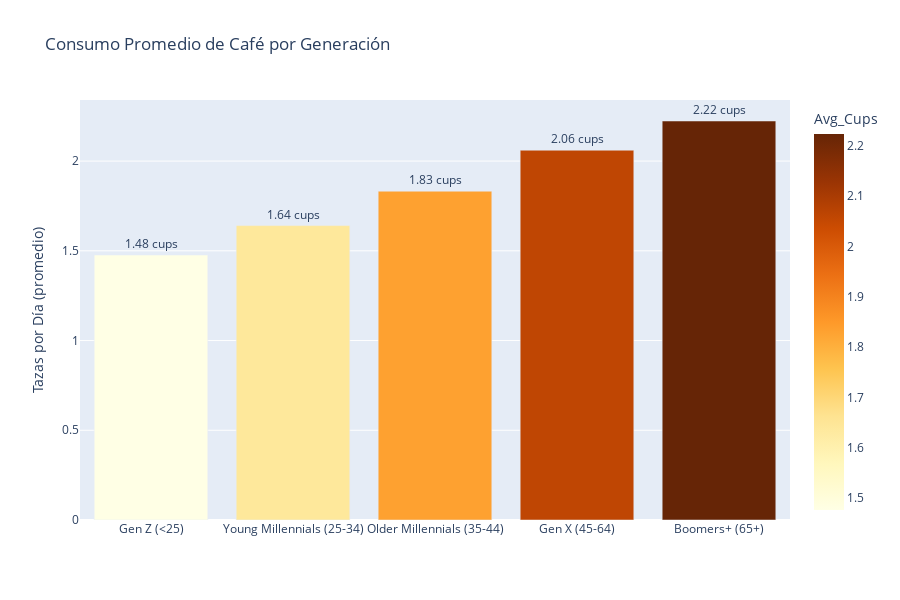

Notebook code for this chart:
### Code cell
# Visualizar 

fig = px.bar(
  avg_consumption,
  x='Generation',
  y='Avg_Cups',
  title='Consumo Promedio de Café por Generación',
  text='Avg_Cups',
  color='Avg_Cups',
  color_continuous_scale='YlOrBr',
  hover_data=['Sample_Size']
)

fig.update_traces(texttemplate='%{text:.2f} cups', textposition='outside')
fig.update_layout(
  xaxis_title = "",
  yaxis_title = "Tazas por Día (promedio)",
  showlegend=False,
  height=600
)

fig.show()

### Figure 1 — Plotly figure (JSON) as saved in the notebook; plotly's stock layout.template omitted (floating-point values rounded to 4 significant figures)
{"data": [{"customdata": [[466], [1956], [948], [478], [94]], "hovertemplate": "Generation=%{x}<br>Avg_Cups=%{marker.color}<br>Sample_Size=%{customdata[0]}<extra></extra>", "legendgroup": "", "marker": {"color": [1.476, 1.641, 1.832, 2.061, 2.223], "coloraxis": "coloraxis", "pattern": {"shape": ""}}, "name": "", "orientation": "v", "showlegend": false, "text": [1.476, 1.641, 1.832, 2.061, 2.223], "textposition": "outside", "texttemplate": "%{text:.2f} cups", "type": "bar", "x": ["Gen Z (<25)", "Young Millennials (25-34)", "Older Millennials (35-44)", "Gen X (45-64)", "Boomers+ (65+)"], "xaxis": "x", "y": [1.476, 1.641, 1.832, 2.061, 2.223], "yaxis": "y"}], "layout": {"barmode": "relative", "coloraxis": {"colorbar": {"title": {"text": "Avg_Cups"}}, "colorscale": [[0, "rgb(255,255,229)"], [0.125, "rgb(255,247,188)"], [0.25, "rgb(254,227,145)"], [0.375, "rgb(254,196,79)"], [0.5, "rgb(254,153,41)"], [0.625, "rgb(236,112,20)"], [0.75, "rgb(204,76,2)"], [0.875, "rgb(153,52,4)"], [1, "rgb(102,37,6)"]]}, "height": 600, "legend": {"tracegroupgap": 0}, "showlegend": false, "title": {"text": "Consumo Promedio de Café por Generación"}, "xaxis": {"anchor": "y", "domain": [0, 1], "title": {"text": ""}}, "yaxis": {"anchor": "x", "domain": [0, 1], "title": {"text": "Tazas por Día (promedio)"}}}}
